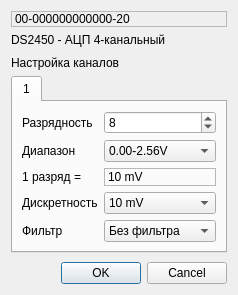
<?xml version="1.0" encoding="UTF-8"?>
<ui version="4.0">
 <class>DS2450SettingsDialog</class>
 <widget class="QDialog" name="DS2450SettingsDialog">
  <property name="geometry">
   <rect>
    <x>0</x>
    <y>0</y>
    <width>217</width>
    <height>295</height>
   </rect>
  </property>
  <property name="sizePolicy">
   <sizepolicy hsizetype="Expanding" vsizetype="Expanding">
    <horstretch>0</horstretch>
    <verstretch>0</verstretch>
   </sizepolicy>
  </property>
  <property name="windowTitle">
   <string>Dialog</string>
  </property>
  <property name="modal">
   <bool>true</bool>
  </property>
  <layout class="QVBoxLayout" name="verticalLayout">
   <item>
    <widget class="QLabel" name="idLabel">
     <property name="frameShape">
      <enum>QFrame::StyledPanel</enum>
     </property>
     <property name="text">
      <string>00-000000000000-20</string>
     </property>
    </widget>
   </item>
   <item>
    <widget class="QLabel" name="typeLabel">
     <property name="sizePolicy">
      <sizepolicy hsizetype="Preferred" vsizetype="Preferred">
       <horstretch>0</horstretch>
       <verstretch>0</verstretch>
      </sizepolicy>
     </property>
     <property name="text">
      <string>DS2450 - АЦП 4-канальный</string>
     </property>
    </widget>
   </item>
   <item>
    <spacer name="verticalSpacer">
     <property name="orientation">
      <enum>Qt::Vertical</enum>
     </property>
     <property name="sizeHint" stdset="0">
      <size>
       <width>20</width>
       <height>10</height>
      </size>
     </property>
    </spacer>
   </item>
   <item>
    <widget class="QLabel" name="channelSettingsLabel">
     <property name="text">
      <string>Настройка каналов</string>
     </property>
    </widget>
   </item>
   <item>
    <widget class="QTabWidget" name="channelsTabWidget">
     <property name="currentIndex">
      <number>0</number>
     </property>
     <widget class="QWidget" name="tab_1">
      <attribute name="title">
       <string>1</string>
      </attribute>
      <layout class="QGridLayout" name="gridLayout_2">
       <item row="0" column="0">
        <widget class="QLabel" name="resolutionLabel">
         <property name="text">
          <string>Разрядность</string>
         </property>
         <property name="buddy">
          <cstring>resolutionSpinBox</cstring>
         </property>
        </widget>
       </item>
       <item row="0" column="1">
        <widget class="QSpinBox" name="resolutionSpinBox">
         <property name="sizePolicy">
          <sizepolicy hsizetype="Preferred" vsizetype="Preferred">
           <horstretch>0</horstretch>
           <verstretch>0</verstretch>
          </sizepolicy>
         </property>
         <property name="minimum">
          <number>1</number>
         </property>
         <property name="maximum">
          <number>16</number>
         </property>
         <property name="value">
          <number>8</number>
         </property>
        </widget>
       </item>
       <item row="1" column="0">
        <widget class="QLabel" name="inputRangeLabel">
         <property name="text">
          <string>Диапазон</string>
         </property>
         <property name="buddy">
          <cstring>inputRangeComboBox</cstring>
         </property>
        </widget>
       </item>
       <item row="1" column="1">
        <widget class="QComboBox" name="inputRangeComboBox">
         <property name="sizePolicy">
          <sizepolicy hsizetype="Preferred" vsizetype="Fixed">
           <horstretch>0</horstretch>
           <verstretch>0</verstretch>
          </sizepolicy>
         </property>
         <item>
          <property name="text">
           <string>0.00-2.56V</string>
          </property>
         </item>
         <item>
          <property name="text">
           <string>0.00-5.12V</string>
          </property>
         </item>
        </widget>
       </item>
       <item row="2" column="0">
        <widget class="QLabel" name="stepSizeCaptionLabel">
         <property name="text">
          <string>1 разряд =</string>
         </property>
        </widget>
       </item>
       <item row="2" column="1">
        <widget class="QLabel" name="stepSizeLabel">
         <property name="sizePolicy">
          <sizepolicy hsizetype="Preferred" vsizetype="Preferred">
           <horstretch>0</horstretch>
           <verstretch>0</verstretch>
          </sizepolicy>
         </property>
         <property name="frameShape">
          <enum>QFrame::StyledPanel</enum>
         </property>
         <property name="text">
          <string>10 mV</string>
         </property>
        </widget>
       </item>
       <item row="3" column="0">
        <widget class="QLabel" name="discretenessLabel">
         <property name="text">
          <string>Дискретность</string>
         </property>
         <property name="buddy">
          <cstring>discretenessComboBox</cstring>
         </property>
        </widget>
       </item>
       <item row="3" column="1">
        <widget class="QComboBox" name="discretenessComboBox">
         <property name="sizePolicy">
          <sizepolicy hsizetype="Preferred" vsizetype="Fixed">
           <horstretch>0</horstretch>
           <verstretch>0</verstretch>
          </sizepolicy>
         </property>
         <item>
          <property name="text">
           <string>10 mV</string>
          </property>
         </item>
         <item>
          <property name="text">
           <string>5 mV</string>
          </property>
         </item>
         <item>
          <property name="text">
           <string>2 mV</string>
          </property>
         </item>
         <item>
          <property name="text">
           <string>1 mV</string>
          </property>
         </item>
         <item>
          <property name="text">
           <string>0.5 mV</string>
          </property>
         </item>
         <item>
          <property name="text">
           <string>0.2 mV</string>
          </property>
         </item>
         <item>
          <property name="text">
           <string>0.1 mV</string>
          </property>
         </item>
         <item>
          <property name="text">
           <string>0.05 mV</string>
          </property>
         </item>
        </widget>
       </item>
       <item row="4" column="0">
        <widget class="QLabel" name="filterLabel">
         <property name="text">
          <string>Фильтр</string>
         </property>
         <property name="buddy">
          <cstring>filterComboBox</cstring>
         </property>
        </widget>
       </item>
       <item row="4" column="1">
        <widget class="QComboBox" name="filterComboBox">
         <property name="sizePolicy">
          <sizepolicy hsizetype="Preferred" vsizetype="Fixed">
           <horstretch>0</horstretch>
           <verstretch>0</verstretch>
          </sizepolicy>
         </property>
         <item>
          <property name="text">
           <string>Без фильтра</string>
          </property>
         </item>
         <item>
          <property name="text">
           <string>Среднее 16</string>
          </property>
         </item>
         <item>
          <property name="text">
           <string>ФНЧ 16</string>
          </property>
         </item>
         <item>
          <property name="text">
           <string>Медиана-ФНЧ</string>
          </property>
         </item>
        </widget>
       </item>
      </layout>
     </widget>
    </widget>
   </item>
   <item>
    <spacer name="verticalSpacer_2">
     <property name="orientation">
      <enum>Qt::Vertical</enum>
     </property>
     <property name="sizeHint" stdset="0">
      <size>
       <width>20</width>
       <height>10</height>
      </size>
     </property>
    </spacer>
   </item>
   <item>
    <widget class="QDialogButtonBox" name="buttonBox">
     <property name="orientation">
      <enum>Qt::Horizontal</enum>
     </property>
     <property name="standardButtons">
      <set>QDialogButtonBox::Cancel|QDialogButtonBox::Ok</set>
     </property>
    </widget>
   </item>
  </layout>
 </widget>
 <resources/>
 <connections>
  <connection>
   <sender>buttonBox</sender>
   <signal>accepted()</signal>
   <receiver>DS2450SettingsDialog</receiver>
   <slot>accept()</slot>
   <hints>
    <hint type="sourcelabel">
     <x>186</x>
     <y>285</y>
    </hint>
    <hint type="destinationlabel">
     <x>157</x>
     <y>174</y>
    </hint>
   </hints>
  </connection>
  <connection>
   <sender>buttonBox</sender>
   <signal>rejected()</signal>
   <receiver>DS2450SettingsDialog</receiver>
   <slot>reject()</slot>
   <hints>
    <hint type="sourcelabel">
     <x>186</x>
     <y>285</y>
    </hint>
    <hint type="destinationlabel">
     <x>177</x>
     <y>174</y>
    </hint>
   </hints>
  </connection>
 </connections>
</ui>
